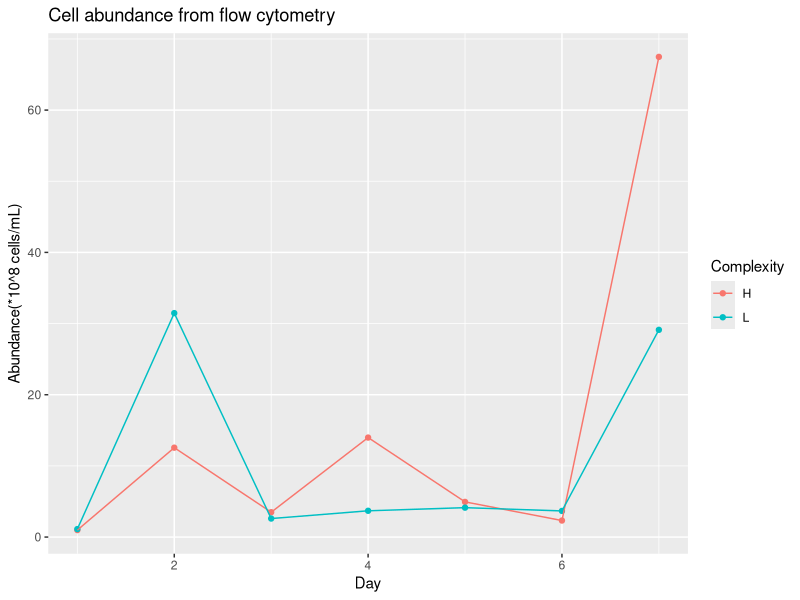

Recreate this plot in R.
## ---- chunk 1
rm(list = ls())
require(ggplot2)
## ---- chunk 2
#abundance <- read.table("../data/20190218_0544_PilotAbundance.csv", header = TRUE, sep =",")
abundance <- read.table("../data/20190219_0904_PilotAbundance.csv", header = TRUE, sep = ",")
## ---- chunk 3
ggplot(abundance, aes(y = Abundance, x = Day, color = Complexity)) + geom_point() + geom_line() + ggtitle("Cell abundance from flow cytometry")+ ylab("Abundance(*10^8 cells/mL)")
